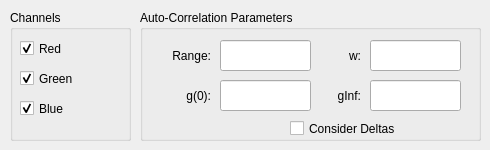
      <widget class="QWidget" name="autoCorrelationTab">
       <attribute name="title">
        <string>Auto-Correlation</string>
       </attribute>
       <widget class="QGroupBox" name="autoChannelsGroup">
        <property name="geometry">
         <rect>
          <x>10</x>
          <y>10</y>
          <width>121</width>
          <height>131</height>
         </rect>
        </property>
        <property name="title">
         <string>Channels</string>
        </property>
        <widget class="QCheckBox" name="redCheckbox">
         <property name="geometry">
          <rect>
           <x>10</x>
           <y>30</y>
           <width>70</width>
           <height>17</height>
          </rect>
         </property>
         <property name="text">
          <string>Red</string>
         </property>
         <property name="checked">
          <bool>true</bool>
         </property>
        </widget>
        <widget class="QCheckBox" name="greenCheckbox">
         <property name="geometry">
          <rect>
           <x>10</x>
           <y>60</y>
           <width>70</width>
           <height>17</height>
          </rect>
         </property>
         <property name="text">
          <string>Green</string>
         </property>
         <property name="checked">
          <bool>true</bool>
         </property>
        </widget>
        <widget class="QCheckBox" name="blueCheckbox">
         <property name="geometry">
          <rect>
           <x>10</x>
           <y>90</y>
           <width>70</width>
           <height>17</height>
          </rect>
         </property>
         <property name="text">
          <string>Blue</string>
         </property>
         <property name="checked">
          <bool>true</bool>
         </property>
        </widget>
       </widget>
       <widget class="QGroupBox" name="autoGroup">
        <property name="geometry">
         <rect>
          <x>140</x>
          <y>10</y>
          <width>341</width>
          <height>131</height>
         </rect>
        </property>
        <property name="title">
         <string>Auto-Correlation Parameters</string>
        </property>
        <property name="flat">
         <bool>false</bool>
        </property>
        <property name="checkable">
         <bool>false</bool>
        </property>
        <widget class="QLabel" name="autoRangeLabel">
         <property name="geometry">
          <rect>
           <x>10</x>
           <y>30</y>
           <width>61</width>
           <height>31</height>
          </rect>
         </property>
         <property name="text">
          <string>Range:</string>
         </property>
         <property name="alignment">
          <set>Qt::AlignRight|Qt::AlignTrailing|Qt::AlignVCenter</set>
         </property>
        </widget>
        <widget class="QLabel" name="autoG0Label">
         <property name="geometry">
          <rect>
           <x>10</x>
           <y>70</y>
           <width>61</width>
           <height>31</height>
          </rect>
         </property>
         <property name="text">
          <string>g(0):</string>
         </property>
         <property name="alignment">
          <set>Qt::AlignRight|Qt::AlignTrailing|Qt::AlignVCenter</set>
         </property>
        </widget>
        <widget class="QLabel" name="autoWLabel">
         <property name="geometry">
          <rect>
           <x>200</x>
           <y>30</y>
           <width>21</width>
           <height>31</height>
          </rect>
         </property>
         <property name="text">
          <string>w:</string>
         </property>
         <property name="alignment">
          <set>Qt::AlignRight|Qt::AlignTrailing|Qt::AlignVCenter</set>
         </property>
        </widget>
        <widget class="QLabel" name="autoGinfLabel">
         <property name="geometry">
          <rect>
           <x>180</x>
           <y>70</y>
           <width>41</width>
           <height>31</height>
          </rect>
         </property>
         <property name="text">
          <string>gInf:</string>
         </property>
         <property name="alignment">
          <set>Qt::AlignRight|Qt::AlignTrailing|Qt::AlignVCenter</set>
         </property>
        </widget>
        <widget class="QLineEdit" name="autoRangeTextbox">
         <property name="geometry">
          <rect>
           <x>80</x>
           <y>30</y>
           <width>91</width>
           <height>31</height>
          </rect>
         </property>
        </widget>
        <widget class="QLineEdit" name="autoG0Textbox">
         <property name="geometry">
          <rect>
           <x>80</x>
           <y>70</y>
           <width>91</width>
           <height>31</height>
          </rect>
         </property>
        </widget>
        <widget class="QLineEdit" name="autoWTextbox">
         <property name="geometry">
          <rect>
           <x>230</x>
           <y>30</y>
           <width>91</width>
           <height>31</height>
          </rect>
         </property>
        </widget>
        <widget class="QLineEdit" name="autoGinfTextbox">
         <property name="geometry">
          <rect>
           <x>230</x>
           <y>70</y>
           <width>91</width>
           <height>31</height>
          </rect>
         </property>
        </widget>
        <widget class="QCheckBox" name="autoDeltasCheckbox">
         <property name="geometry">
          <rect>
           <x>150</x>
           <y>110</y>
           <width>171</width>
           <height>17</height>
          </rect>
         </property>
         <property name="text">
          <string>Consider Deltas</string>
         </property>
        </widget>
       </widget>
      </widget>
